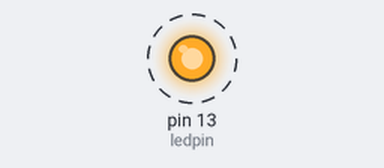
A sketch run on a simulated Arduino Uno, built with avr-gcc and run on an emulated ATmega328P. Shown: output pins drawn as LEDs (lit = HIGH). Dashed ring = blinking.

Above: at 0.5 s.
Timing chart, 0 to 4.6 s (numbered marks = the images above):
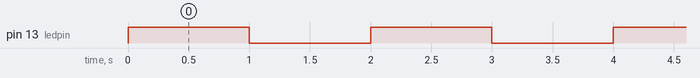

The sketch:

LED_ON.ino
```cpp
const int ledpin = 13;
bool ledstate = false;

void setup()
{
    pinMode(ledpin, OUTPUT);
}

void loop()
{
    ledstate = !ledstate;
  	digitalWrite(ledpin, ledstate);
    delay(1000);
}
```

Measured:
- by itself, pin 13 (ledpin): alternates HIGH for 1.0 s and LOW for 1.0 s
